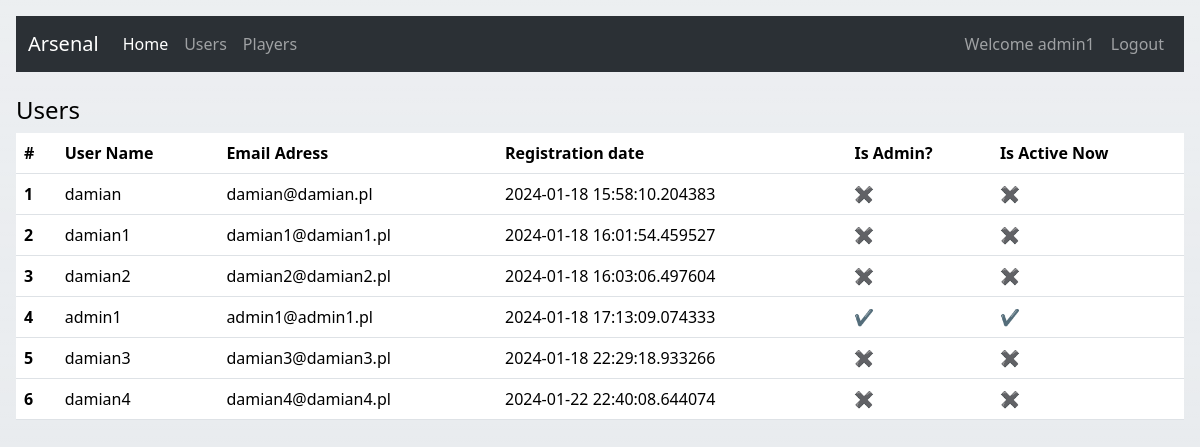
/users (signed in), run on the app's committed database.
### app.py (models this page shows, shortened)
class User(db.Model, UserMixin):
    id = db.Column(db.Integer, primary_key=True)
    username = db.Column(db.String(30), nullable=False, unique=True)
    email_adress = db.Column(db.String(50), nullable=False, unique=True)
    password_hash = db.Column(db.String(60), nullable=False)
    reg_date = db.Column(db.DateTime, nullable=False, default=datetime.now())
    is_admin = db.Column(db.Boolean, nullable=False, default=False)
    is_active_now = db.Column(db.Boolean, nullable=False, default=False)
    @property
    def password(self):
        return self.password

### app.py (the view)
@app.route('/users', methods=['GET'])
def users():
    users = User.query.all()
    return render_template('users.html', users=users)

### app.py (called while the page is built)
@login_manager.user_loader
def load_user(user_id):
    return User.query.get(int(user_id))

### Templates/users.html (shortened to what this page needs)
{% extends "base.html" %}
{% block header %}
<h4>Users</h4>
{% endblock %}
{% block content %}
    <table class="table" method="GET">
        <thead>
            <tr>
            <th scope="col">#</th>
            <th scope="col">User Name</th>
            <th scope="col">Email Adress</th>
            <th scope="col">Registration date</th>
            <th scope="col">Is Admin?</th>
            <th scope="col">Is Active Now</th>
            </tr>
        </thead>
        <tbody>
            {% for user in users %}
                <tr>
                <th>{{ loop.index }}</th>
                <td>{{ user.username }}</td>
                <td>{{ user.email_adress }}</td>
                <td>{{ user.reg_date }}</td>
                <td>
                    {% if user.is_admin == True %}
                        &#10004;
                    {% else %}
                        &#10006;
                    {% endif %}
                </td>
                <td>
                    {% if user.is_active_now == True %}
                        &#10004;
                    {% else %}
                        &#10006;
                    {% endif %}
                </td>
                </tr>
            {% endfor %}
        </tbody>
        </table>
{% endblock %}

### Templates/menu.html (shortened to what this page needs)
<nav class="navbar navbar-expand-lg bg-body-tertiary" data-bs-theme="dark">
    <div class="container-fluid">
      <a class="navbar-brand" href="{{ url_for('index') }}">Arsenal</a>
      <div class="collapse navbar-collapse justify-content-between" id="navbarNav">
        <ul class="navbar-nav mr-auto">
          <li class="nav-item">
            <a class="nav-link active" aria-current="page" href="{{ url_for('index') }}">Home</a>
          </li>
          <li class="nav-item">
            <a class="nav-link" href="{{ url_for('users') }}">Users</a>
          </li>
          <li class="nav-item">
            <a class="nav-link" href="{{ url_for('players') }}">Players</a>
          </li>
        </ul>
        {% if current_user.is_authenticated %}
          <ul class="navbar-nav mr-auto">
            <li class="nav-item">
              <a class="nav-link">Welcome {{ current_user.username }}</a>
            </li>
            <li class="nav-item">
              <a class="nav-link" href="{{ url_for('logout') }}">Logout</a>
            </li>
          </ul>
        {% endif %}
      </div>
    </div>
  </nav>

### data on the page
User: username "admin1", email_adress "admin1@admin1.pl", reg_date "2024-01-18 17:13:09.074333"
User: username "damian", email_adress "damian@damian.pl", reg_date "2024-01-18 15:58:10.204383"
User: username "damian1", email_adress "damian1@damian1.pl", reg_date "2024-01-18 16:01:54.459527"
User: username "damian2", email_adress "damian2@damian2.pl", reg_date "2024-01-18 16:03:06.497604"
User: username "damian3", email_adress "damian3@damian3.pl", reg_date "2024-01-18 22:29:18.933266"
User: username "damian4", email_adress "damian4@damian4.pl", reg_date "2024-01-22 22:40:08.644074"
